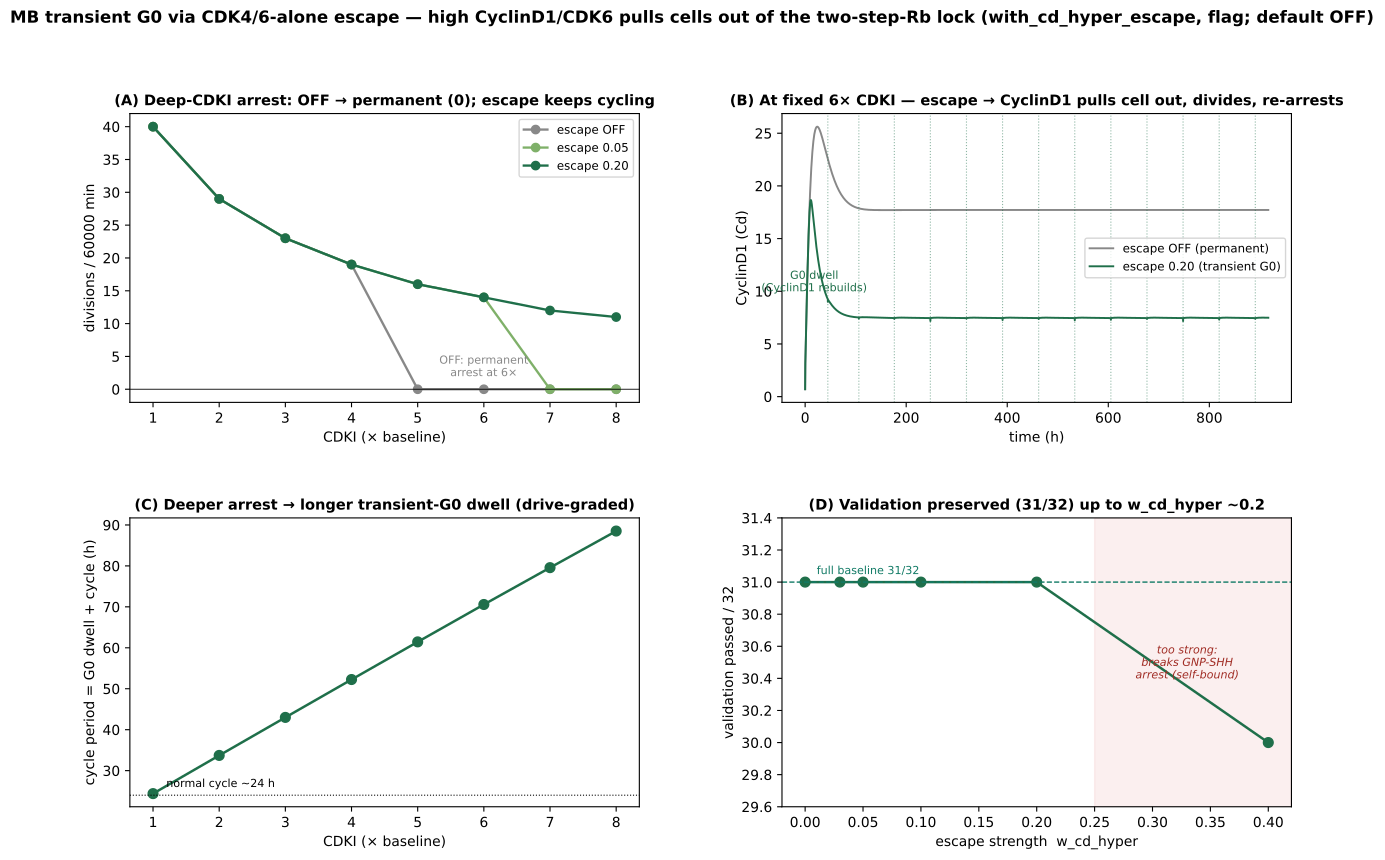

Source code (Python):
"""MB transient G0 via the CDK4/6-alone Rb-hyper-P escape (Yang 2020) — high CyclinD1/CDK6 pulls MB cells out
of the two-step-Rb permanent lock (JP 2026-08-09). Flag with_cd_hyper_escape (default OFF).

The two-step Rb makes a deep MB arrest PERMANENT (CyclinD-CDK4/6 only mono-Ps Rb; hyper-P needs CyclinE/A
which needs E2f = deadlock). Letting CyclinD-CDK4/6 WEAKLY hyper-P Rb (Yang 2020: CDK4/6 alone commits)
lets the huge MB CyclinD1/CDK6 pull the cell back out -> reversible TRANSIENT G0.

  (A) proliferation vs CDKI: OFF collapses to permanent arrest at 6x; escape keeps deep-CDKI cells cycling.
  (B) time-course at fixed 6x CDKI: OFF = permanent (no division); escape = MULTI-PERIODIC transient G0 --
      CyclinD1 accumulates in the dwell, pulls the cell out, it divides, re-arrests (the reversible dwell).
  (C) G0 dwell (period) grows with arrest depth -- deeper CDKI = longer transient G0.
  (D) validation vs escape strength: 31/32 up to w_cd_hyper~0.2; >0.2 breaks the GNP-SHH arrest (self-bound).

Run:  ./venv/bin/python simulations/fig_v44_cdk46_escape.py   (~4 min)
"""
import sys, os
sys.path.insert(0, os.path.dirname(os.path.dirname(os.path.abspath(__file__))))
import numpy as np, tellurium as te
import matplotlib; matplotlib.use('Agg')
import matplotlib.pyplot as plt
from matplotlib.gridspec import GridSpec
from src.build_model_v44_heldt import build_model_v44

BP = dict(kPhRbCd=0.1748299602292031, K_CdRb=0.4025007594938155, w_ink4=4.646376316224687,
          kSyP21=0.0004043793202695936, K_cdk6_sink=3.879643001142466, w_p18=1.003950915185932,
          w_p19=0.6655007434943913, k_Cd_tx_Gli_max=0.24197652013556434, k_Cd_tx_MYCN=0.11031706915457935)
C_OFF = '#888888'; C_ESC = '#1f6f4a'; C_CD = '#b0402f'
plt.rcParams.update({'font.size': 10, 'axes.titlesize': 10.5, 'axes.labelsize': 10, 'axes.titleweight': 'bold'})


def make(wch):
    P = dict(BP)
    if wch is not None:
        P['w_cd_hyper'] = wch
    rr = te.loada(build_model_v44(with_p27_optionB=True, with_cdk6_gli=True, with_cd_hyper_escape=(wch is not None), params=P))
    rr.integrator.setValue('relative_tolerance', 1e-7); rr.integrator.setValue('absolute_tolerance', 1e-9)
    rr.integrator.setValue('maximum_num_steps', 12000000)
    return rr, P


def setp(rr, P, mult):
    for k, v in P.items():
        try: rr[k] = v
        except Exception: pass
    rr['SHH'] = 0.5; rr['Ptch1_copy_number'] = 0.3
    try: rr['Cd2_expr'] = rr['CD2_EXPR_MB']
    except Exception: pass
    rr['p18'] = 1.73 * mult; rr['p19'] = 0.58 * mult; rr['kSyP21'] = BP['kSyP21'] * mult


def prolif(wch, mults, T=60000):
    rr, P = make(wch); out = []
    for m in mults:
        setp(rr, P, m); rr.reset()
        r = rr.simulate(0, T, T // 10, selections=['time', 'Dna'])
        d = np.where((r['Dna'][:-1] > 0.9) & (r['Dna'][1:] < 0.1))[0]
        per = float(np.mean(np.diff(r['time'][d])) / 60) if len(d) >= 2 else None
        out.append((len(d), per))
    return out

fig = plt.figure(figsize=(15, 9))
gs = GridSpec(2, 2, figure=fig, hspace=0.40, wspace=0.28)
mults = [1, 2, 3, 4, 5, 6, 7, 8]

# (A) proliferation (divisions/60000min) vs CDKI
axA = fig.add_subplot(gs[0, 0])
for wch, col, lab in [(None, C_OFF, 'escape OFF'), (0.05, '#7fb069', 'escape 0.05'), (0.2, C_ESC, 'escape 0.20')]:
    res = prolif(wch, mults)
    axA.plot(mults, [r[0] for r in res], 'o-', color=col, lw=1.7, ms=6, label=lab)
axA.set_xlabel('CDKI (× baseline)'); axA.set_ylabel('divisions / 60000 min')
axA.set_title('(A) Deep-CDKI arrest: OFF → permanent (0); escape keeps cycling')
axA.legend(fontsize=8.5); axA.axhline(0, color='k', lw=0.6)
axA.annotate('OFF: permanent\narrest at 6×', (6, 2), fontsize=8, color=C_OFF, ha='center')

# (B) time-course at 6x CDKI: OFF permanent vs escape multi-periodic transient G0
axB = fig.add_subplot(gs[0, 1])
for wch, col, lab in [(None, C_OFF, 'escape OFF (permanent)'), (0.2, C_ESC, 'escape 0.20 (transient G0)')]:
    rr, P = make(wch); setp(rr, P, 6.0); rr.reset()
    r = rr.simulate(0, 55000, 27500, selections=['time', 'Dna', 'Cd'])
    axB.plot(r['time'] / 60, r['Cd'], color=col, lw=1.4, label=lab)
    dd = np.where((r['Dna'][:-1] > 0.9) & (r['Dna'][1:] < 0.1))[0]
    for x in r['time'][dd] / 60:
        axB.axvline(x, color=col, ls=':', lw=0.8, alpha=0.5)
axB.set_xlabel('time (h)'); axB.set_ylabel('CyclinD1 (Cd)')
axB.set_title('(B) At fixed 6× CDKI — escape → CyclinD1 pulls cell out, divides, re-arrests')
axB.legend(fontsize=8.5, loc='center right')
axB.annotate('G0 dwell\n(CyclinD1 rebuilds)', (18, 10), fontsize=8, color=C_ESC, ha='center')

# (C) G0 dwell (period) vs CDKI depth (escape 0.2)
axC = fig.add_subplot(gs[1, 0])
res = prolif(0.2, mults)
xs = [m for m, r in zip(mults, res) if r[1] is not None]
ys = [r[1] for r in res if r[1] is not None]
axC.plot(xs, ys, 'o-', color=C_ESC, lw=1.8, ms=7)
axC.axhline(24, color='k', ls=':', lw=0.8); axC.text(1.2, 26, 'normal cycle ~24 h', fontsize=8)
axC.set_xlabel('CDKI (× baseline)'); axC.set_ylabel('cycle period = G0 dwell + cycle (h)')
axC.set_title('(C) Deeper arrest → longer transient-G0 dwell (drive-graded)')

# (D) validation vs escape strength (from escape_eval workflow)
axD = fig.add_subplot(gs[1, 1])
w = [0.0, 0.03, 0.05, 0.10, 0.20, 0.40]; passed = [31, 31, 31, 31, 31, 30]
axD.plot(w, passed, 'o-', color=C_ESC, lw=1.8, ms=7)
axD.axhline(31, color='#117a65', ls='--', lw=1); axD.text(0.01, 31.05, 'full baseline 31/32', fontsize=8, color='#117a65')
axD.axvspan(0.25, 0.42, color='#d9534f', alpha=0.09)
axD.text(0.33, 30.4, 'too strong:\nbreaks GNP-SHH\narrest (self-bound)', fontsize=8, ha='center', color='#a02c24', style='italic')
axD.set_xlabel('escape strength  w_cd_hyper'); axD.set_ylabel('validation passed / 32')
axD.set_ylim(29.6, 31.4); axD.set_xlim(-0.02, 0.42)
axD.set_title('(D) Validation preserved (31/32) up to w_cd_hyper ~0.2')

fig.suptitle('MB transient G0 via CDK4/6-alone escape — high CyclinD1/CDK6 pulls cells out of the '
             'two-step-Rb lock (with_cd_hyper_escape, flag; default OFF)', fontsize=12, fontweight='bold', y=0.995)
out = os.path.join(os.path.dirname(os.path.abspath(__file__)), 'fig_v44_cdk46_escape')
fig.savefig(out + '.png', dpi=140, bbox_inches='tight'); fig.savefig(out + '.pdf', bbox_inches='tight')
print('wrote', out + '.png/.pdf')
